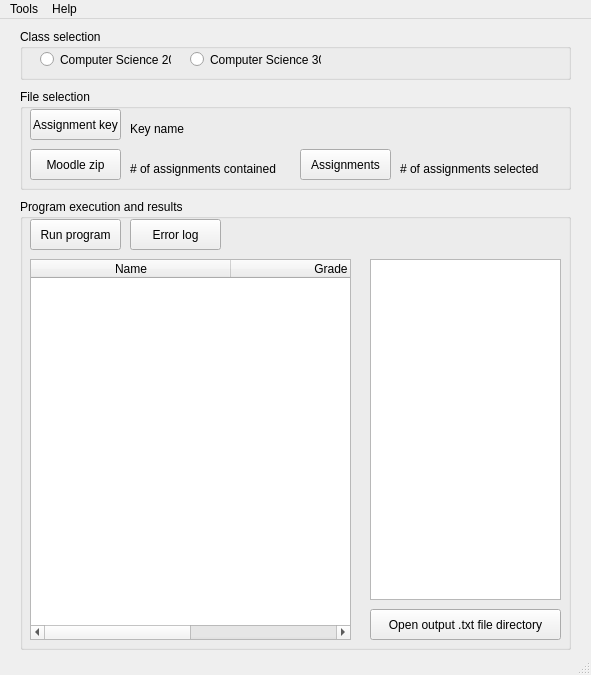
<?xml version="1.0" encoding="UTF-8"?>
<ui version="4.0">
 <class>MainWindow</class>
 <widget class="QMainWindow" name="MainWindow">
  <property name="geometry">
   <rect>
    <x>0</x>
    <y>0</y>
    <width>591</width>
    <height>675</height>
   </rect>
  </property>
  <property name="windowTitle">
   <string>PyAutoMark</string>
  </property>
  <widget class="QWidget" name="centralwidget">
   <widget class="QGroupBox" name="groupBox2">
    <property name="geometry">
     <rect>
      <x>20</x>
      <y>70</y>
      <width>551</width>
      <height>101</height>
     </rect>
    </property>
    <property name="title">
     <string>File selection</string>
    </property>
    <widget class="QPushButton" name="button1">
     <property name="geometry">
      <rect>
       <x>10</x>
       <y>20</y>
       <width>91</width>
       <height>31</height>
      </rect>
     </property>
     <property name="statusTip">
      <string>Select the desired assignment key .py file.</string>
     </property>
     <property name="text">
      <string>Assignment key</string>
     </property>
    </widget>
    <widget class="QLabel" name="label1">
     <property name="geometry">
      <rect>
       <x>110</x>
       <y>30</y>
       <width>151</width>
       <height>21</height>
      </rect>
     </property>
     <property name="cursor">
      <cursorShape>IBeamCursor</cursorShape>
     </property>
     <property name="text">
      <string>Key name</string>
     </property>
     <property name="textInteractionFlags">
      <set>Qt::LinksAccessibleByMouse|Qt::TextSelectableByMouse</set>
     </property>
    </widget>
    <widget class="QPushButton" name="button2">
     <property name="geometry">
      <rect>
       <x>10</x>
       <y>60</y>
       <width>91</width>
       <height>31</height>
      </rect>
     </property>
     <property name="statusTip">
      <string>Select the Moodle zip file containing all submissions for marking.</string>
     </property>
     <property name="text">
      <string>Moodle zip</string>
     </property>
    </widget>
    <widget class="QLabel" name="label1_2">
     <property name="geometry">
      <rect>
       <x>110</x>
       <y>70</y>
       <width>151</width>
       <height>21</height>
      </rect>
     </property>
     <property name="cursor">
      <cursorShape>IBeamCursor</cursorShape>
     </property>
     <property name="text">
      <string># of assignments contained</string>
     </property>
     <property name="textInteractionFlags">
      <set>Qt::LinksAccessibleByMouse|Qt::TextSelectableByMouse</set>
     </property>
    </widget>
    <widget class="QLabel" name="label2">
     <property name="geometry">
      <rect>
       <x>380</x>
       <y>70</y>
       <width>151</width>
       <height>21</height>
      </rect>
     </property>
     <property name="cursor">
      <cursorShape>IBeamCursor</cursorShape>
     </property>
     <property name="text">
      <string># of assignments selected</string>
     </property>
     <property name="textInteractionFlags">
      <set>Qt::LinksAccessibleByMouse|Qt::TextSelectableByMouse</set>
     </property>
    </widget>
    <widget class="QPushButton" name="button3">
     <property name="geometry">
      <rect>
       <x>280</x>
       <y>60</y>
       <width>91</width>
       <height>31</height>
      </rect>
     </property>
     <property name="statusTip">
      <string>Manually select individual zip file submissions for marking.</string>
     </property>
     <property name="text">
      <string>Assignments</string>
     </property>
    </widget>
   </widget>
   <widget class="QGroupBox" name="groupBox1">
    <property name="geometry">
     <rect>
      <x>20</x>
      <y>10</y>
      <width>551</width>
      <height>51</height>
     </rect>
    </property>
    <property name="title">
     <string>Class selection</string>
    </property>
    <widget class="QRadioButton" name="radioButton1">
     <property name="geometry">
      <rect>
       <x>20</x>
       <y>10</y>
       <width>131</width>
       <height>41</height>
      </rect>
     </property>
     <property name="statusTip">
      <string>PyAutoMark will save previously accessed directories specific to CS20.</string>
     </property>
     <property name="text">
      <string>Computer Science 20</string>
     </property>
    </widget>
    <widget class="QRadioButton" name="radioButton2">
     <property name="geometry">
      <rect>
       <x>170</x>
       <y>10</y>
       <width>131</width>
       <height>41</height>
      </rect>
     </property>
     <property name="statusTip">
      <string>PyAutoMark will save previously accessed directories specific to CS30.</string>
     </property>
     <property name="text">
      <string>Computer Science 30</string>
     </property>
    </widget>
   </widget>
   <widget class="QGroupBox" name="groupBox3">
    <property name="geometry">
     <rect>
      <x>20</x>
      <y>180</y>
      <width>551</width>
      <height>451</height>
     </rect>
    </property>
    <property name="title">
     <string>Program execution and results</string>
    </property>
    <widget class="QTableWidget" name="table1">
     <property name="geometry">
      <rect>
       <x>10</x>
       <y>60</y>
       <width>321</width>
       <height>381</height>
      </rect>
     </property>
     <property name="sizePolicy">
      <sizepolicy hsizetype="Preferred" vsizetype="Preferred">
       <horstretch>0</horstretch>
       <verstretch>0</verstretch>
      </sizepolicy>
     </property>
     <property name="lineWidth">
      <number>1</number>
     </property>
     <property name="sizeAdjustPolicy">
      <enum>QAbstractScrollArea::AdjustIgnored</enum>
     </property>
     <property name="editTriggers">
      <set>QAbstractItemView::NoEditTriggers</set>
     </property>
     <property name="dragDropOverwriteMode">
      <bool>false</bool>
     </property>
     <property name="selectionMode">
      <enum>QAbstractItemView::NoSelection</enum>
     </property>
     <property name="sortingEnabled">
      <bool>true</bool>
     </property>
     <attribute name="horizontalHeaderVisible">
      <bool>true</bool>
     </attribute>
     <attribute name="horizontalHeaderCascadingSectionResizes">
      <bool>false</bool>
     </attribute>
     <attribute name="horizontalHeaderDefaultSectionSize">
      <number>200</number>
     </attribute>
     <attribute name="horizontalHeaderStretchLastSection">
      <bool>true</bool>
     </attribute>
     <attribute name="verticalHeaderVisible">
      <bool>true</bool>
     </attribute>
     <attribute name="verticalHeaderCascadingSectionResizes">
      <bool>false</bool>
     </attribute>
     <attribute name="verticalHeaderHighlightSections">
      <bool>true</bool>
     </attribute>
     <attribute name="verticalHeaderShowSortIndicator" stdset="0">
      <bool>false</bool>
     </attribute>
     <attribute name="verticalHeaderStretchLastSection">
      <bool>false</bool>
     </attribute>
     <column>
      <property name="text">
       <string>Name</string>
      </property>
     </column>
     <column>
      <property name="text">
       <string>Grade</string>
      </property>
     </column>
    </widget>
    <widget class="QListWidget" name="list1">
     <property name="geometry">
      <rect>
       <x>350</x>
       <y>60</y>
       <width>191</width>
       <height>341</height>
      </rect>
     </property>
     <property name="selectionMode">
      <enum>QAbstractItemView::ExtendedSelection</enum>
     </property>
    </widget>
    <widget class="QPushButton" name="button6">
     <property name="geometry">
      <rect>
       <x>350</x>
       <y>410</y>
       <width>191</width>
       <height>31</height>
      </rect>
     </property>
     <property name="statusTip">
      <string>Choose which .txt file(s) you wish to review.</string>
     </property>
     <property name="text">
      <string>Open output .txt file directory</string>
     </property>
    </widget>
    <widget class="QPushButton" name="button4">
     <property name="geometry">
      <rect>
       <x>10</x>
       <y>20</y>
       <width>91</width>
       <height>31</height>
      </rect>
     </property>
     <property name="statusTip">
      <string>Initiates the auto-marking process.</string>
     </property>
     <property name="text">
      <string>Run program</string>
     </property>
    </widget>
    <widget class="QPushButton" name="button5">
     <property name="geometry">
      <rect>
       <x>110</x>
       <y>20</y>
       <width>91</width>
       <height>31</height>
      </rect>
     </property>
     <property name="statusTip">
      <string>Opens error log text file.</string>
     </property>
     <property name="text">
      <string>Error log</string>
     </property>
    </widget>
   </widget>
  </widget>
  <widget class="QMenuBar" name="menubar">
   <property name="geometry">
    <rect>
     <x>0</x>
     <y>0</y>
     <width>591</width>
     <height>21</height>
    </rect>
   </property>
   <widget class="QMenu" name="menuHelp">
    <property name="title">
     <string>Help</string>
    </property>
    <addaction name="actionDocumentation_PDF"/>
   </widget>
   <widget class="QMenu" name="menuTools">
    <property name="title">
     <string>Tools</string>
    </property>
    <addaction name="actionClear"/>
    <addaction name="actionReset"/>
   </widget>
   <addaction name="menuTools"/>
   <addaction name="menuHelp"/>
  </widget>
  <widget class="QStatusBar" name="statusbar"/>
  <action name="actionDocumentation_PDF">
   <property name="text">
    <string>Documentation (PDF)</string>
   </property>
  </action>
  <action name="actionMoodle">
   <property name="text">
    <string>Process Moodle zip</string>
   </property>
   <property name="statusTip">
    <string/>
   </property>
  </action>
  <action name="actionClear">
   <property name="text">
    <string>Clear results</string>
   </property>
  </action>
  <action name="actionReset">
   <property name="text">
    <string>Reset all</string>
   </property>
  </action>
 </widget>
 <resources/>
 <connections/>
</ui>
